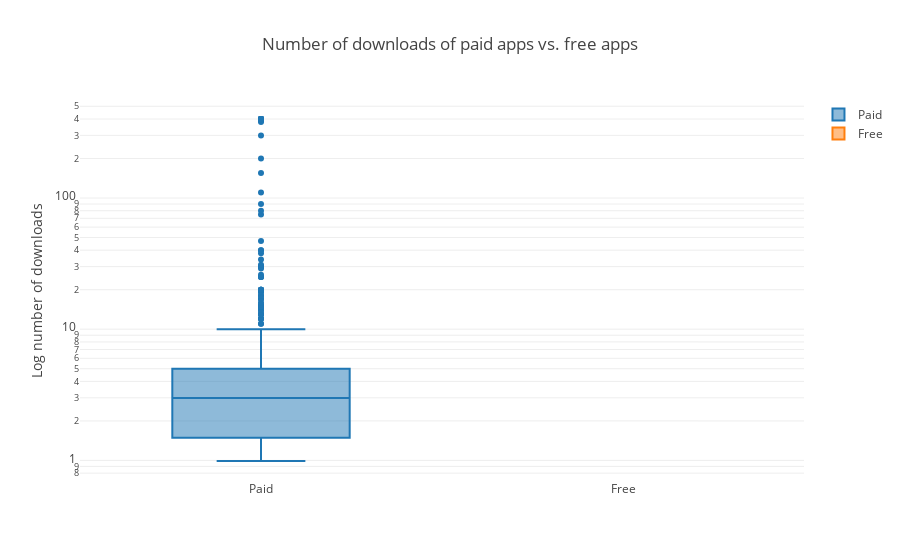

The cell this chart's notebook holds for it:
### Markdown cell above
## 9. Popularity of paid apps vs free apps
<p>For apps in the Play Store today, there are five types of pricing strategies: free, freemium, paid, paymium, and subscription. Let's focus on free and paid apps only. Some characteristics of free apps are:</p>
<ul>
<li>Free to download.</li>
<li>Main source of income often comes from advertisements.</li>
<li>Often created by companies that have other products and the app serves as an extension of those products.</li>
<li>Can serve as a tool for customer retention, communication, and customer service.</li>
</ul>
<p>Some characteristics of paid apps are:</p>
<ul>
<li>Users are asked to pay once for the app to download and use it.</li>
<li>The user can't really get a feel for the app before buying it.</li>
</ul>
<p>Are paid apps installed as much as free apps? It turns out that paid apps have a relatively lower number of installs than free apps, though the difference is not as stark as I would have expected!</p>

### Code cell
trace0 = go.Box(
    # Data for paid apps
    y = apps[apps['Type'] == 'Paid']['Installs'],
    name = 'Paid'
)

trace1 = go.Box(
    # Data for free apps
    y = apps[apps['Type'] == 'Free']['Installs'],
    name = 'Free'
)

layout = go.Layout(
    title = "Number of downloads of paid apps vs. free apps",
    yaxis = dict(title = "Log number of downloads",
                type = 'log',
                autorange = True)
)

# Add trace0 and trace1 to a list for plotting
data = [trace0, trace1]
plotly.offline.iplot({'data': data, 'layout': layout})

### Figure 1 — Plotly figure (JSON) as saved in the notebook; plotly's stock layout.template omitted (floating-point values rounded to 4 significant figures; data arrays with more than 128 entries replaced by an {"elided": "..."} marker saying what was removed)
{"data": [{"name": "Paid", "y": {"elided": "756 float values"}, "type": "box", "uid": "11a0460b-9924-46b3-8586-c31ed8ea4e1f"}, {"name": "Free", "y": {"elided": "8903 int values"}, "type": "box", "uid": "dd4dde49-5ee0-455a-b690-5274240c8e4a"}], "layout": {"title": "Number of downloads of paid apps vs. free apps", "yaxis": {"autorange": true, "title": "Log number of downloads", "type": "log"}}}
